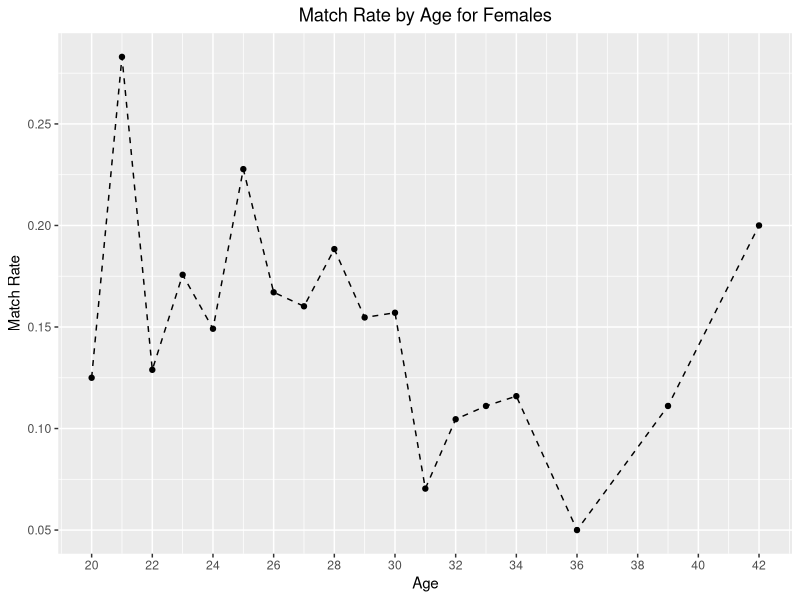
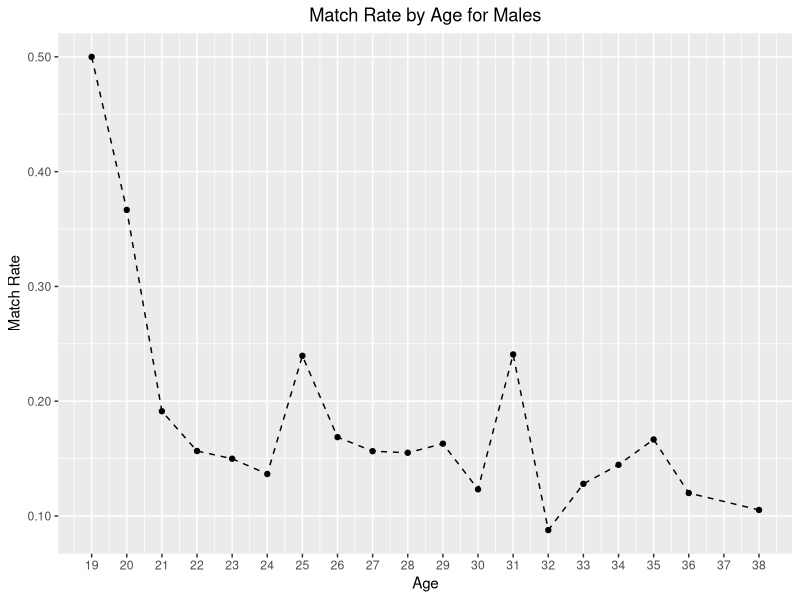
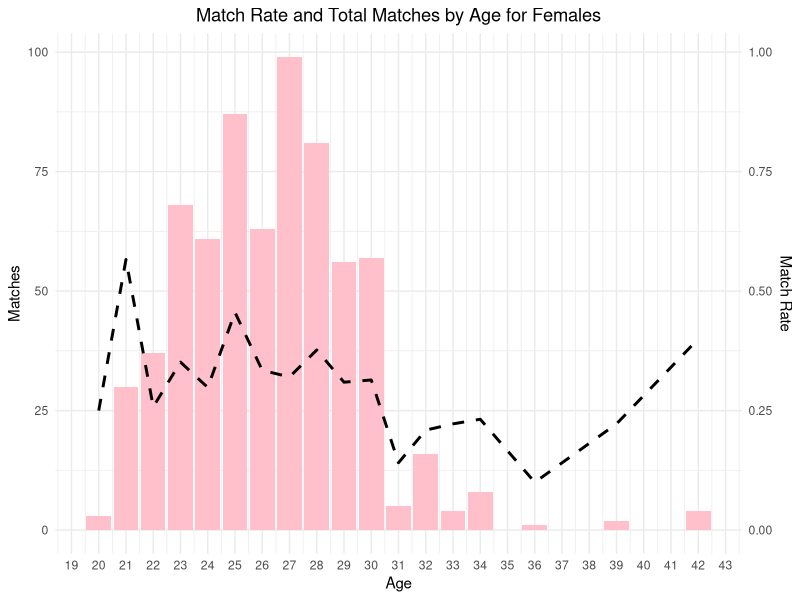
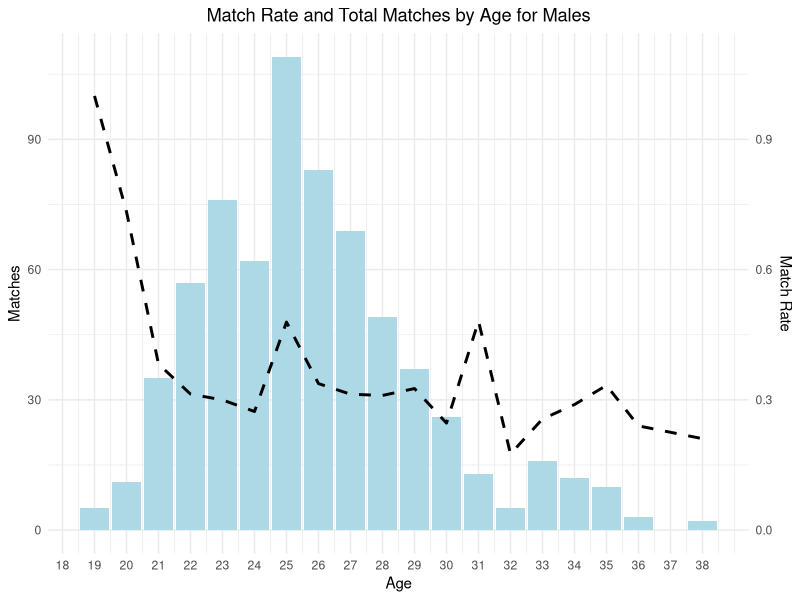

Write the R code that produced these figures, in order.
## ---- chunk 1
library(readr)
library(dplyr)
library(ggplot2)
## ---- chunk 2
data <- read_csv("speed_dating_clean.csv")

data_F <- subset(data, data$gender == 0)
data_M <- subset(data, data$gender == 1)

total_F <- aggregate(data_F$match, list(data_F$age_o), sum)
total_F <- total_F[c(3:18, 20:21), ]
total_M <- aggregate(data_M$match, list(data_M$age_o), sum)
total_M <- total_M[1:19, ]

names(total_F) <- c("Age", "Matches")
names(total_M) <- c("Age", "Matches")
## ---- chunk 3
results_F <- aggregate(data_F$match, list(data_F$age_o), mean)
results_F <- results_F[c(3:18, 20:21), ]

names(results_F) <- c("Age", "Match Rate")

ggplot(data = results_F, aes(x = Age, y = `Match Rate`)) + 
  geom_line(linetype = "dashed") + 
  geom_point() + 
  scale_x_continuous(breaks = seq(from = 18, to = 56, by = 2), labels = seq(from = 18, to = 56, by = 2)) +
  scale_y_continuous(breaks = c(0.0, 0.05, 0.10, 0.15, 0.20, 0.25, 0.30), 
                     labels =  c("0", "0.05", "0.10", "0.15", "0.20", "0.25", "0.30")) +
  ggtitle("Match Rate by Age for Females") +
  theme(plot.title = element_text(hjust = 0.5))
## ---- chunk 4
results_M <- aggregate(data_M$match, list(data_M$age_o), mean)
results_M <- results_M[1:19, ]

names(results_M) <- c("Age", "Match Rate")

ggplot(data = results_M, aes(x = Age, y = `Match Rate`)) + 
  geom_line(linetype = "dashed") + 
  geom_point() + 
  scale_y_continuous(breaks = c(0, 0.10, 0.20, 0.30, 0.40, 0.50), labels =  c("0", "0.10", "0.20", "0.30", "0.40", "0.50")) +
  scale_x_continuous(breaks = seq(from = 18, to = 38, by = 1), labels = seq(from = 18, to = 38, by = 1)) +
  ggtitle("Match Rate by Age for Males") +
  theme(plot.title = element_text(hjust = 0.5))
## ---- chunk 5
ggplot() + 
  geom_col(aes(x = total_F$Age, y = total_F$Matches), fill = "pink") +
  geom_line(aes(x = results_F$Age, y = results_F$`Match Rate` * 200), col = "black", linetype = "dashed", size = 1) +
  scale_y_continuous(name = "Matches", sec.axis = sec_axis(trans =~. * 1/100, name = "Match Rate")) +
  scale_x_continuous(breaks = 18:44, labels = 18:44) +
  xlab("Age") +
  ggtitle("Match Rate and Total Matches by Age for Females") +
  theme_minimal() +
  theme(plot.title = element_text(hjust = 0.5))
## ---- chunk 6
ggplot() + 
  geom_col(aes(x = total_M$Age, y = total_M$Matches), fill = "lightblue") +
  geom_line(aes(x = results_M$Age, y = results_M$`Match Rate` * 200), col = "black", linetype = "dashed", size = 1) +
  scale_y_continuous(name = "Matches", sec.axis = sec_axis(trans =~. * 1/100, name = "Match Rate")) +
  scale_x_continuous(breaks = 18:38, labels = 18:38) +
  xlab("Age") +
  ggtitle("Match Rate and Total Matches by Age for Males") +
  theme_minimal() +
  theme(plot.title = element_text(hjust = 0.5))
